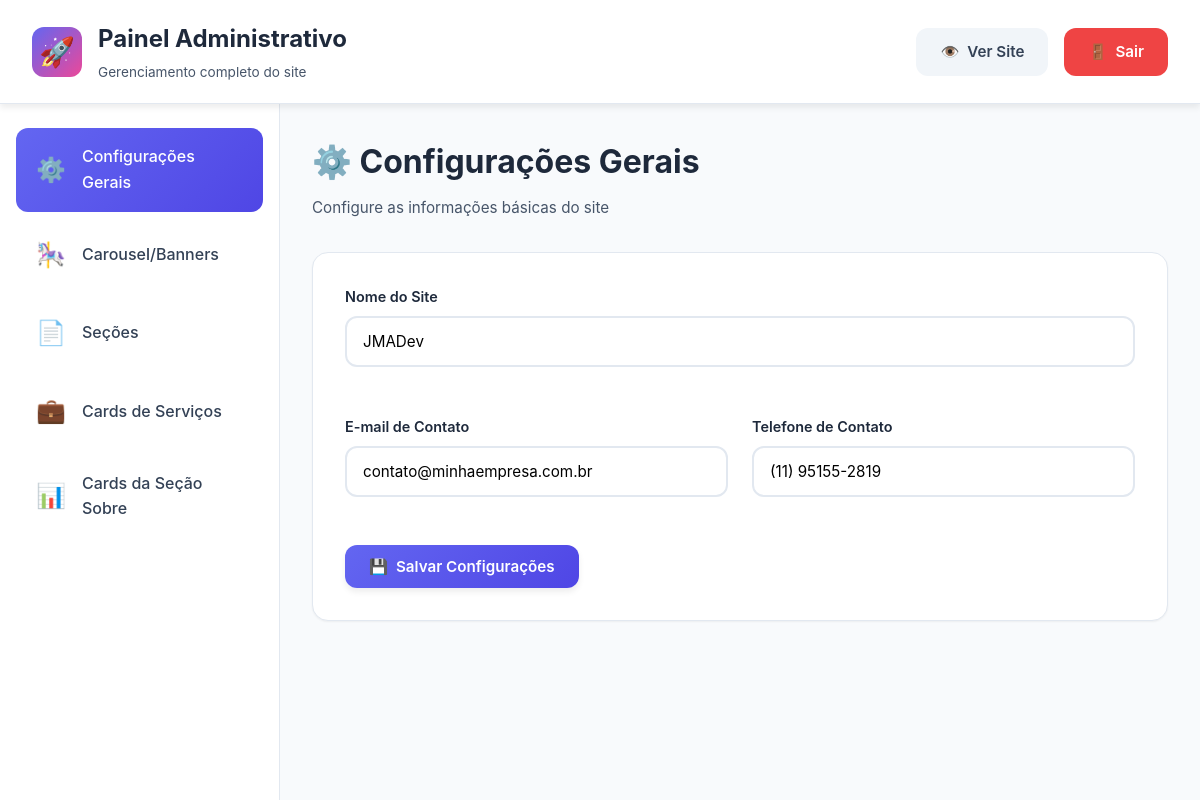
The page /admin.php (signed in) on the database its author committed.
### tables this page shows
CREATE TABLE site_config (
        id INTEGER PRIMARY KEY,
        site_title TEXT,
        contato_email TEXT,
        contato_telefone TEXT
    , service_cards TEXT, about_stats TEXT);

### admin.php (the view, shortened to what this page needs)
<?php
require_once 'config.php';
?>
<?php
$config = $db->query("SELECT * FROM site_config WHERE id = 1")->fetch(PDO::FETCH_ASSOC);
?>
<!DOCTYPE html>
<html lang="pt-BR">
<head>
    <link rel="stylesheet" href="admin-style.css">
</head>
<body>
    <div class="admin-header">
        <div class="container">
            <div class="header-content">
                <div class="header-left">
                    <div class="admin-logo">🚀</div>
                    <div>
                        <h1>Painel Administrativo</h1>
                        <p class="header-subtitle">Gerenciamento completo do site</p>
                    </div>
                </div>
                <div class="admin-nav">
                    <a href="index.php" target="_blank" class="btn btn-secondary">
                        <span>👁️</span> Ver Site
                    </a>
                    <a href="?logout" class="btn btn-danger">
                        <span>🚪</span> Sair
                    </a>
                </div>
            </div>
        </div>
    </div>
    <div class="admin-layout">
        <aside class="admin-sidebar">
            <nav class="sidebar-nav">
                <a href="#config" class="nav-item active" data-section="config">
                    <span class="nav-icon">⚙️</span>
                    <span>Configurações Gerais</span>
                </a>
                <a href="#carousel" class="nav-item" data-section="carousel">
                    <span class="nav-icon">🎠</span>
                    <span>Carousel/Banners</span>
                </a>
                <a href="#sections" class="nav-item" data-section="sections">
                    <span class="nav-icon">📄</span>
                    <span>Seções</span>
                </a>
                <a href="#services" class="nav-item" data-section="services">
                    <span class="nav-icon">💼</span>
                    <span>Cards de Serviços</span>
                </a>
                <a href="#stats" class="nav-item" data-section="stats">
                    <span class="nav-icon">📊</span>
                    <span>Cards da Seção Sobre</span>
                </a>
            </nav>
        </aside>
        <main class="admin-main">
            <div class="admin-container">
                <section id="config" class="admin-section active">
                    <div class="section-header">
                        <div>
                            <h2>⚙️ Configurações Gerais</h2>
                            <p class="section-description">Configure as informações básicas do site</p>
                        </div>
                    </div>
                    <div class="card">
                        <form method="POST" class="admin-form">
                            <div class="form-row">
                                <div class="form-group">
                                    <label>Nome do Site</label>
                                    <input type="text" name="site_title" value="<?= htmlspecialchars($config['site_title']) ?>" required>
                                </div>
                            </div>
                            <div class="form-row">
                                <div class="form-group">
                                    <label>E-mail de Contato</label>
                                    <input type="email" name="contato_email" value="<?= htmlspecialchars($config['contato_email']) ?>">
                                </div>
                                <div class="form-group">
                                    <label>Telefone de Contato</label>
                                    <input type="text" name="contato_telefone" value="<?= htmlspecialchars($config['contato_telefone']) ?>">
                                </div>
                            </div>
                            <button type="submit" name="update_config" class="btn btn-primary">
                                <span>💾</span> Salvar Configurações
                            </button>
                        </form>
                    </div>
                </section>
            </div>
        </main>
    </div>
</body>
</html>

### admin-style.css (style rules this page uses)
:root { --primary: #6366f1; --primary-dark: #4f46e5; --primary-light: #818cf8; --secondary: #ec4899; --success: #10b981; --danger: #ef4444; --warning: #f59e0b; --dark: #1e293b; --gray-50: #f8fafc; --gray-100: #f1f5f9; --gray-200: #e2e8f0; --gray-300: #cbd5e1; --gray-600: #475569; --gray-700: #334155; --shadow-sm: 0 1px 2px rgba(0, 0, 0, 0.05); --shadow: 0 4px 6px rgba(0, 0, 0, 0.07); --shadow-md: 0 6px 15px rgba(0, 0, 0, 0.1); --shadow-lg: 0 10px 25px rgba(0, 0, 0, 0.15); --shadow-xl: 0 20px 40px rgba(0, 0, 0, 0.2); --radius: 12px; --radius-sm: 8px; --radius-lg: 16px; }
* { margin: 0; padding: 0; box-sizing: border-box; }
body { font-family: 'Inter', -apple-system, BlinkMacSystemFont, 'Segoe UI', sans-serif; background: var(--gray-50); color: var(--dark); line-height: 1.6; }
.admin-header { background: white; box-shadow: var(--shadow); position: sticky; top: 0; z-index: 100; border-bottom: 1px solid var(--gray-200); }
.admin-header .container { max-width: 100%; padding: 0 2rem; }
.header-content { display: flex; justify-content: space-between; align-items: center; padding: 1.25rem 0; }
.header-left { display: flex; align-items: center; gap: 1rem; }
.admin-logo { width: 50px; height: 50px; background: linear-gradient(135deg, var(--primary), var(--secondary)); border-radius: var(--radius); display: flex; align-items: center; justify-content: center; font-size: 1.8rem; }
.admin-header h1 { font-size: 1.5rem; font-weight: 700; color: var(--dark); margin-bottom: 0.2rem; }
.header-subtitle { font-size: 0.85rem; color: var(--gray-600); }
.admin-nav { display: flex; gap: 1rem; }
.admin-layout { display: flex; min-height: calc(100vh - 100px); }
.admin-sidebar { width: 280px; background: white; border-right: 1px solid var(--gray-200); position: sticky; top: 100px; height: calc(100vh - 100px); overflow-y: auto; }
.sidebar-nav { padding: 1.5rem 1rem; }
.nav-item { display: flex; align-items: center; gap: 1rem; padding: 1rem 1.25rem; color: var(--gray-700); text-decoration: none; border-radius: var(--radius); margin-bottom: 0.5rem; transition: all 0.3s ease; font-weight: 500; }
.nav-item.active { background: linear-gradient(135deg, var(--primary), var(--primary-dark)); color: white; }
.nav-icon { font-size: 1.5rem; }
.admin-main { flex: 1; padding: 2rem; overflow-y: auto; }
.admin-container { max-width: 1400px; margin: 0 auto; }
.admin-section { display: none; animation: fadeIn 0.5s ease; }
.admin-section.active { display: block; }
.section-header { display: flex; justify-content: space-between; align-items: center; margin-bottom: 2rem; }
.section-header h2 { font-size: 2rem; font-weight: 700; color: var(--dark); margin-bottom: 0.5rem; }
.section-description { color: var(--gray-600); font-size: 0.95rem; }
.card { background: white; border-radius: var(--radius-lg); padding: 2rem; box-shadow: var(--shadow-sm); border: 1px solid var(--gray-200); margin-bottom: 2rem; }
.admin-form { max-width: 100%; }
.form-row { display: grid; grid-template-columns: repeat(auto-fit, minmax(250px, 1fr)); gap: 1.5rem; margin-bottom: 1.5rem; }
.form-group { margin-bottom: 1.5rem; }
.form-group label { display: block; font-weight: 600; margin-bottom: 0.5rem; color: var(--dark); font-size: 0.9rem; }
.form-group input[type="text"], .form-group input[type="email"], .form-group input[type="number"], .form-group input[type="password"], .form-group textarea { width: 100%; padding: 0.875rem 1rem; border: 2px solid var(--gray-200); border-radius: var(--radius); font-size: 0.95rem; transition: all 0.3s ease; font-family: inherit; }
.btn { display: inline-flex; align-items: center; gap: 0.5rem; padding: 0.75rem 1.5rem; border: none; border-radius: var(--radius); font-size: 0.95rem; font-weight: 600; cursor: pointer; transition: all 0.3s ease; text-decoration: none; font-family: inherit; }
.btn-primary { background: linear-gradient(135deg, var(--primary), var(--primary-dark)); color: white; box-shadow: var(--shadow); }
.btn-secondary { background: var(--gray-100); color: var(--gray-700); }
.btn-danger { background: var(--danger); color: white; }

### rows shown on the page
site_config: site_title "JMADev", contato_email "contato@minhaempresa.com.br", contato_telefone "(11) 95155-2819"
